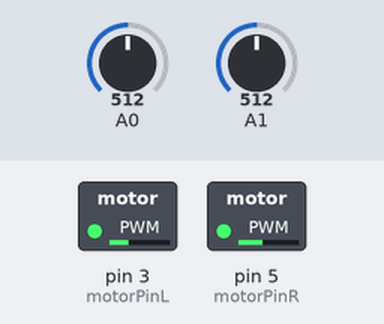
This sketch was run on a simulated Arduino Uno, built with avr-gcc and run on an emulated ATmega328P. Parts: switched loads named in the sketch (green lamp = pin HIGH). The inputs (shaded band) are chosen by the test bench; at power-on: A0 = 512, A1 = 512. What the sketch prints to the serial monitor is not drawn.

Above: at 0.1 s.
Timing chart, 0 to 1.6 s (numbered marks = the images above):
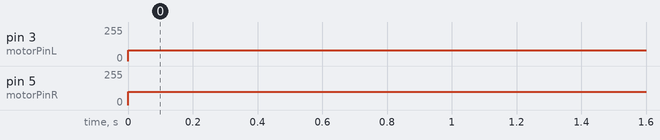

The sketch:

7th_grade_robot_1.ino
```cpp
//April 14th
//infra red sensor robot.
int motorPinL = 3;
int motorPinR = 5;
/*int speed1 = 0;
int speed2 =0;*/
int sensorValueL = 0;
int sensorValueR = 0;
int speedL = 80;
int speedR = 100;
void setup() {

//
Serial.begin(9600);
  }
void loop()  {
 int sensorValueL = analogRead(A0);
 int sensorValueR = analogRead(A1);
 /*float voltage = sensorValueL * (5.0 / 1023.0);*/
 Serial.println(sensorValueL);
 /*if (sensorValue > 3 ){
  speed1 = 100
  speed2 = 100
  analogWrite(motorPin1, 100);
  analogWrite(motorPin2, 100);
 }else{
  speed1 = 40;
  speed2 = 0;
  analogWrite(motorPin1, 0);
  analogWrite(motorPin2, 40);
 }*/
 /*if (sensorValueL * ( 5 / 1023 ) > 3){
  analogWrite(motorPinL, 0);
  analogWrite(motorPinR, 100);
 }else{
  if (sensorValueR * (5 / 1023 ) > 3){
    analogWrite(motorPinL, 100);
    analogWrite(motorPinR, 0);
 }else{
  analogWrite(motorPinL, 100);
  analogWrite(motorPinR, 100);*/
/*if (sensorValueL * (5/1023) > 3){
  analogWrite(motorPinL, 0);
}else{
  analogWrite(motorPinL, 100);
}
if (sensorValueR * (5/1023) > 3){
  analogWrite(motorPinR, 0);
}else{
  analogWrite(motorPinL, 100);
 }*/
 if (sensorValueL < 200 && sensorValueR > 700){
  analogWrite(motorPinL, 0);
  analogWrite(motorPinR, speedR+30);
 }else if (sensorValueR < 200 && sensorValueL > 700){
  analogWrite(motorPinL, speedL+30);
  analogWrite(motorPinR, 0);
 }else{
  analogWrite(motorPinL, speedL);
  analogWrite(motorPinR, speedR);
 }
//Test Code down below
 /*(motorPinL, 0);
 analogWrite(motorPinR, 0);*/
 }
```

Measured:
- by itself, pin 3 (motorPinL): 0/255 → 80/255 at 0.00 s
- by itself, pin 5 (motorPinR): 0/255 → 100/255 at 0.00 s
